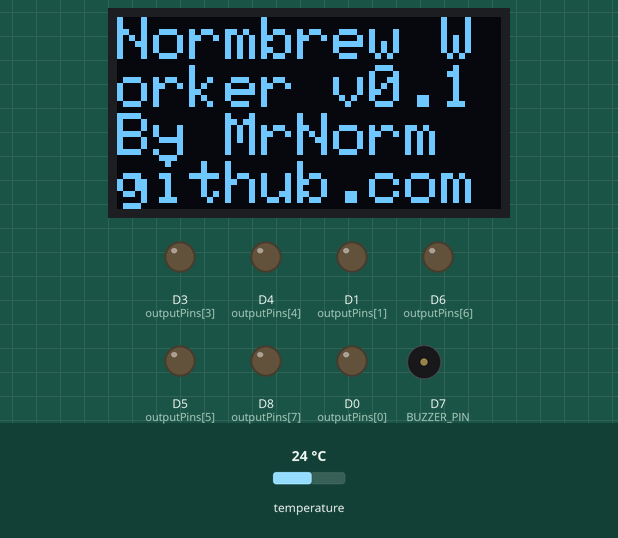
This sketch was run on a simulated ESP8266 (NodeMCU). Parts: 128×64 one-colour display, output pins drawn as LEDs (lit = HIGH), buzzer (waves = sounding, pin HIGH). Inputs (shaded band) come from the test bench; at power-on: temperature 24 °C. WiFi joins after 1.5 s; servers stay silent unless stated; no MQTT or app messages arrive unless stated; what the sketch prints to the serial monitor is not drawn.

Above: at 0.6 s.
Timing chart, 0 to 10.8 s (numbered marks = the images above):
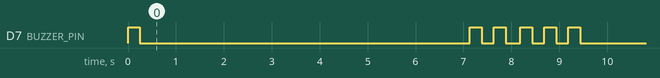

The sketch:

normbrew-worker.ino
```cpp
#include <OneWire.h>
#include <DallasTemperature.h>
#include <ESP8266WiFi.h>
#include <Ticker.h>
#include <AsyncMqttClient.h>

// Configurable Items
#define WIFI_SSID "REPLACE_WITH_YOUR_SSID"
#define WIFI_PASSWORD "REPLACE_WITH_YOUR_PASSWORD"
#define MQTT_HOST IPAddress(192, 168, 1, 1)
#define MQTT_PORT 1883
#define MQTT_USERNAME ""
#define MQTT_PASSWORD ""
String mqttPubTemp = "normbrew/temperature";

// Buzzer
#define BUZZER_PIN D7

// OLED
#include <SPI.h>
#include <Wire.h>
#include <Adafruit_GFX.h>
#include <Adafruit_SSD1306.h>
#define SCREEN_WIDTH 128
#define SCREEN_HEIGHT 64
#define OLED_RESET -1
Adafruit_SSD1306 display(SCREEN_WIDTH, SCREEN_HEIGHT, &Wire, OLED_RESET);

// Output pins
int outputPins[] = { D0, D1, D2, D3, D4, D5, D6, D8 };

// Wifi
WiFiEventHandler wifiConnectHandler;
WiFiEventHandler wifiDisconnectHandler;
Ticker wifiReconnectTimer;

// MQTT
AsyncMqttClient mqttClient;
Ticker mqttReconnectTimer;

// ds18B20
#define ONE_WIRE_BUS 4
#define TEMPERATURE_PRECISION 9
OneWire oneWire(ONE_WIRE_BUS);
DallasTemperature sensors(&oneWire);
DeviceAddress tempDeviceAddress;
int numberOfTempDevices;
unsigned long previousMillis = 0;
const long interval = 10000;

void doBeeps(int numberOfBeeps) {
  for (int i = 0; i < numberOfBeeps; i++) {
    digitalWrite (BUZZER_PIN, HIGH);
    delay(250);
    digitalWrite (BUZZER_PIN, LOW);
    delay(250);
  }
}

void connectToWifi() {
  clearScreen();
  display.println(F("Connecting to "));
  display.print(String(WIFI_SSID).c_str());
  display.display();
  Serial.println("Connecting to wireless network");
  WiFi.begin(WIFI_SSID, WIFI_PASSWORD);
}

void onWifiConnect(const WiFiEventStationModeGotIP& event) {
  display.print(F(" - Connected!"));
  display.display();
  Serial.println("Connected to wireless network");

  doBeeps(2);
  connectToMqtt();
}

void onWifiDisconnect(const WiFiEventStationModeDisconnected& event) {
  Serial.println("Disconnected from wireless network");
  mqttReconnectTimer.detach();
  wifiReconnectTimer.once(2, connectToWifi);
}

void connectToMqtt() {
  display.println(F("Connecting to MQTT broker"));
  display.display();
  Serial.println("Connecting to MQTT");
  mqttClient.connect();
}

void onMqttConnect(bool sessionPresent) {
  display.print(F(" - Connected!"));
  display.display();
  Serial.println("Connected to MQTT");
  Serial.print("Session present: ");
  Serial.println(sessionPresent);

  doBeeps(3);
  delay(1000);
}

void onMqttDisconnect(AsyncMqttClientDisconnectReason reason) {
  Serial.println("Disconnected from MQTT.");

  if (WiFi.isConnected()) {
    mqttReconnectTimer.once(2, connectToMqtt);
  }
}

void onMqttPublish(uint16_t packetId) {
  Serial.print("Publish acknowledged.");
  Serial.print("  packetId: ");
  Serial.println(packetId);
}

void clearScreen() {
  display.clearDisplay();
  display.setTextSize(2);
  display.setTextColor(WHITE);
  display.setCursor(0, 0);
}

void setupScreen() {
  if(!display.begin(SSD1306_SWITCHCAPVCC, 0x3C)) {
    Serial.println(F("SSD1306 allocation failed"));
    for(;;); // Don't proceed, loop forever
  }
  clearScreen();
  display.println(F("Normbrew Worker v0.1"));
  display.println(F("By MrNorm"));
  display.println(F("github.com/MrNorm/normbrew-worker"));
  display.display();
  delay(5000);
}

void setup() {
  Serial.begin(9600);
  Serial.println();

  // Set buzzer output
  pinMode (BUZZER_PIN, OUTPUT);
  doBeeps(1);

  // Set OLED screen
  setupScreen();

  // Set up sensors
  sensors.begin();
  numberOfTempDevices = sensors.getDeviceCount();
  Serial.print("Found ");
  Serial.print(numberOfTempDevices, DEC);
  Serial.println(" devices.");

  for (int i = 0; i < numberOfTempDevices; i++) {
    // Search the wire for address
    if (sensors.getAddress(tempDeviceAddress, i)) {
      Serial.print("Found device ");
      Serial.print(i, DEC);
      Serial.print(" with address: ");
      Serial.print(getAddress(tempDeviceAddress));
      Serial.println();
      sensors.setResolution(tempDeviceAddress, TEMPERATURE_PRECISION);
    } else {
      Serial.print("Found ghost device at ");
      Serial.print(i, DEC);
      Serial.print(" but could not detect address. Check power and cabling");
    }
  }

  // Wireless
  wifiConnectHandler = WiFi.onStationModeGotIP(onWifiConnect);
  wifiDisconnectHandler = WiFi.onStationModeDisconnected(onWifiDisconnect);

  // Setup MQTT
  mqttClient.onConnect(onMqttConnect);
  mqttClient.onDisconnect(onMqttDisconnect);
  mqttClient.onPublish(onMqttPublish);
  mqttClient.setServer(MQTT_HOST, MQTT_PORT);
  mqttClient.setCredentials(MQTT_USERNAME, MQTT_PASSWORD);

  // Setup outputs
  for (int i=0; i<sizeof outputPins/sizeof outputPins[0]; i++) {
    pinMode(outputPins[i], OUTPUT);
    digitalWrite(outputPins[i], LOW);
  }

  // Connect
  connectToWifi();
}

void loop() {

  unsigned long currentMillis = millis();
  if (currentMillis - previousMillis >= interval) {

    previousMillis = currentMillis;
    sensors.requestTemperatures();

    for (int i = 0; i < numberOfTempDevices; i++) {
      if (sensors.getAddress(tempDeviceAddress, i)) {

        Serial.print("Temperature for device: ");
        Serial.println(i, DEC);

        float tempC = sensors.getTempC(tempDeviceAddress);
        mqttPubTemp = mqttPubTemp + "/" + getAddress(tempDeviceAddress);
        uint16_t packetIdPub1 = mqttClient.publish(String(mqttPubTemp).c_str(), 1, true, String(tempC).c_str());
        Serial.printf("Publishing on topic %s at QoS 1, packetId: %i ", String(mqttPubTemp).c_str(), packetIdPub1);
        Serial.printf("Message: %.2f \n", tempC);
      }
    }
  }
}

String getAddress(DeviceAddress deviceAddress) {
  String address;

  for (uint8_t i = 0; i < 8; i++) {
    if (deviceAddress[i] < 16) Serial.print("0");
    address = address + deviceAddress[i];
  }
}
```

Measured:
- by itself, D7 (BUZZER_PIN): goes LOW 6.9 s, HIGH 0.25 s, LOW 0.25 s, 3 × (HIGH 0.25 s, LOW 0.30 s), HIGH 0.25 s, then LOW
